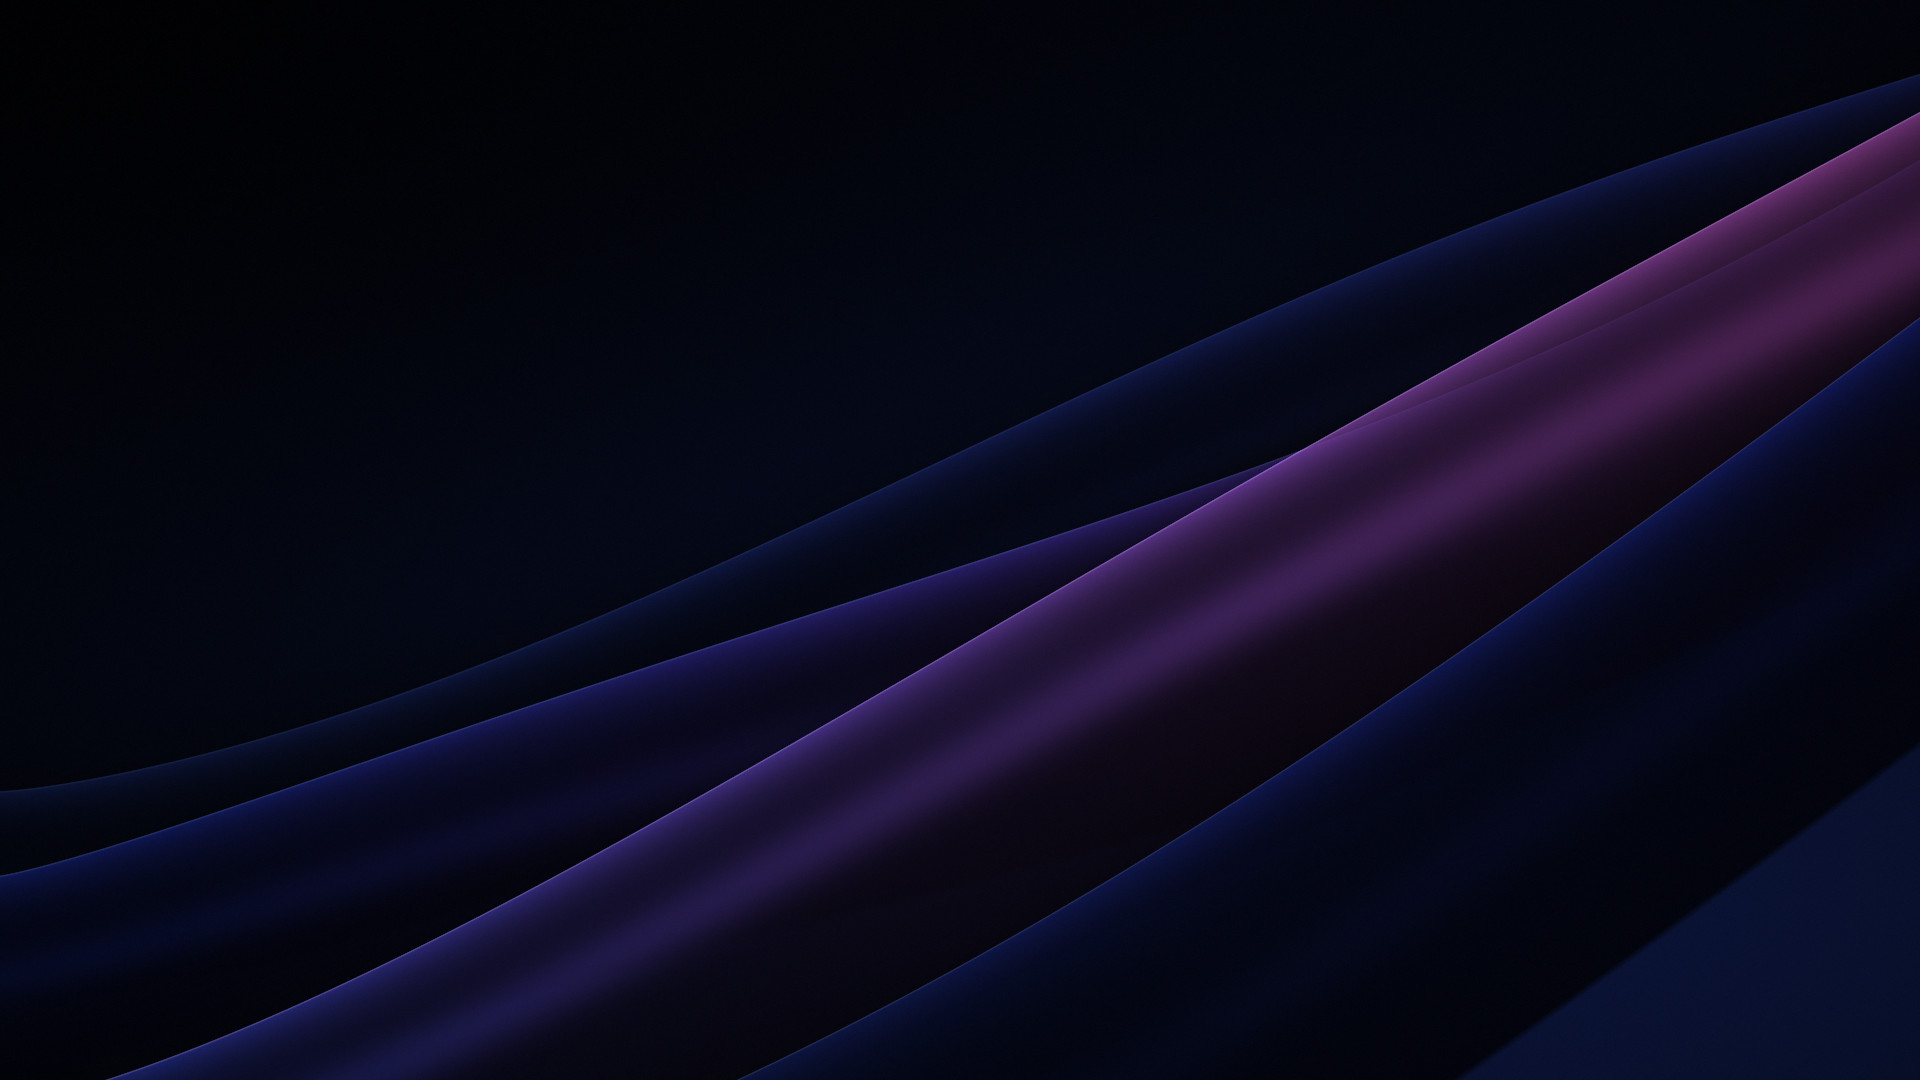

Source code (Python):
# The liquid-glass wallpaper: translucent dark silk ribbons that sweep from the lower left to the upper right, each
# lit along its upper edge with a sheen fold inside, so glass over them picks up colour; the top left stays dark for
# the clock. Deterministic. Usage: python3 wallpaper.py wallpaper.jpg [preview.png] (needs numpy and Pillow).
import sys, numpy as np
from PIL import Image, ImageFilter

W, H = 1920, 1080
x = np.linspace(0, 1, W, dtype=np.float32)[None, :]
y = np.linspace(0, 1, H, dtype=np.float32)[:, None]
X = np.broadcast_to(x, (H, W)); Y = np.broadcast_to(y, (H, W))
def hexc(h): return np.array([int(h[i:i+2], 16) / 255 for i in (1, 3, 5)], np.float32)
INK, MIDNIGHT, INDIGO, IRIS, GLACIER, ROSE = map(hexc, ["#02040B", "#0A1233", "#2733A0", "#6A4FE0", "#9CCBFF", "#E58FD0"])
def blur(a, r):
    if a.ndim == 2:
        im = Image.fromarray(np.clip(a * 255, 0, 255).astype(np.uint8))
        return np.asarray(im.filter(ImageFilter.GaussianBlur(r)), np.float32) / 255
    return np.stack([blur(a[..., i], r) for i in range(3)], -1)

img = np.broadcast_to(INK, (H, W, 3)).copy()
# A deep glow behind everything, low on the right.
img += (MIDNIGHT * 0.9)[None, None] * np.exp(-(((X - 0.78) / 0.55) ** 2 + ((Y - 0.85) / 0.55) ** 2))[..., None]

def ribbon(top, thick, col, hi, alpha, sheen_at, sheen):
    t0 = top(x); t1 = t0 + thick(x)
    if isinstance(col, tuple):   # colour along the ribbon: left end to right end
        k = np.clip(X * 1.15 - 0.1, 0, 1)[..., None]
        col = col[0][None, None] * (1 - k) + col[1][None, None] * k
    u = (Y - t0) / (t1 - t0)                          # 0 at the upper edge, 1 at the lower
    aa = 1.5 / H
    m = np.clip((Y - t0) / aa, 0, 1) * np.clip((t1 - Y) / (aa * 6), 0, 1)
    uu = np.clip(u, 0, 1)
    # Across the ribbon: bright under the lit edge, dark in the body, a sheen fold, then falling into shadow.
    shade = 0.20 + 0.80 * np.exp(-uu / 0.10) + sheen * np.exp(-((uu - sheen_at) / 0.10) ** 2)
    c = (col if col.ndim == 3 else col[None, None]) * (shade * (1 - 0.55 * uu))[..., None]
    c += hi[None, None] * (np.exp(-((Y - t0) * H / 1.4) ** 2) * 0.85)[..., None]   # the rim line
    return c, m * alpha

def curve(y0, rise, amp, freq, ph, bend=1.6):
    return lambda t: y0 - rise * t ** bend + amp * np.sin(2 * np.pi * (freq * t + ph))

DEEP = hexc("#14207A"); VIOLET = hexc("#7A3FD6"); PLUM = hexc("#B24FB8")
layers = [
    (curve(0.70, 0.62, 0.040, 0.8, 0.15, 1.2), lambda t: 0.20 + 0.10 * t, (MIDNIGHT * 1.5, INDIGO * 0.7), GLACIER * 0.30, 0.75, 0.45, 0.25),
    (curve(0.84, 0.74, 0.050, 0.7, 0.60, 1.3), lambda t: 0.24 + 0.12 * t, (DEEP * 0.9, VIOLET * 0.75), GLACIER * 0.55, 0.78, 0.40, 0.35),
    (curve(0.98, 0.86, 0.055, 0.6, 0.35, 1.35), lambda t: 0.28 + 0.12 * t, (INDIGO * 0.9, PLUM * 0.85), ROSE * 0.55 + GLACIER * 0.40, 0.82, 0.33, 0.50),
    (curve(1.18, 0.86, 0.045, 0.55, 0.05, 1.4), lambda t: 0.40, (MIDNIGHT * 1.2, DEEP * 0.8), GLACIER * 0.45, 0.88, 0.50, 0.20),
]
rims = np.zeros((H, W, 3), np.float32)
for top, thick, col, hi, alpha, sa, sh in layers:
    c, a = ribbon(top, thick, col, hi, alpha, sa, sh)
    # The ribbon above casts a soft shadow onto what is behind it, just over its edge.
    t0 = top(x)
    d = t0 - Y
    img *= (1 - 0.35 * np.exp(-np.clip(d, 0, None) / 0.035) * (d > 0))[..., None]
    img = img * (1 - a[..., None]) + c * a[..., None]
    rims += hi[None, None] * (np.exp(-((Y - t0) * H / 2.0) ** 2) * a)[..., None]

img += blur(np.clip(rims, 0, 1), 22) * 0.55          # bloom off the rims
# Quiet top left for the clock and greeting, gentle vignette.
img *= (1 - 0.70 * np.exp(-((X / 0.48) ** 2 + (Y / 0.34) ** 2)))[..., None]
img *= (1 - 0.30 * np.clip((X - 0.5) ** 2 * 1.1 + (Y - 0.5) ** 2 * 1.5 - 0.06, 0, 1))[..., None]
rng = np.random.default_rng(7)
img += rng.normal(0, 1.1 / 255, img.shape).astype(np.float32)
out = Image.fromarray(np.clip(img * 255 + 0.5, 0, 255).astype(np.uint8))
out.save(sys.argv[1], quality=90, optimize=True, progressive=False, subsampling=0)
if len(sys.argv) > 2: out.resize((960, 540), Image.LANCZOS).save(sys.argv[2])
